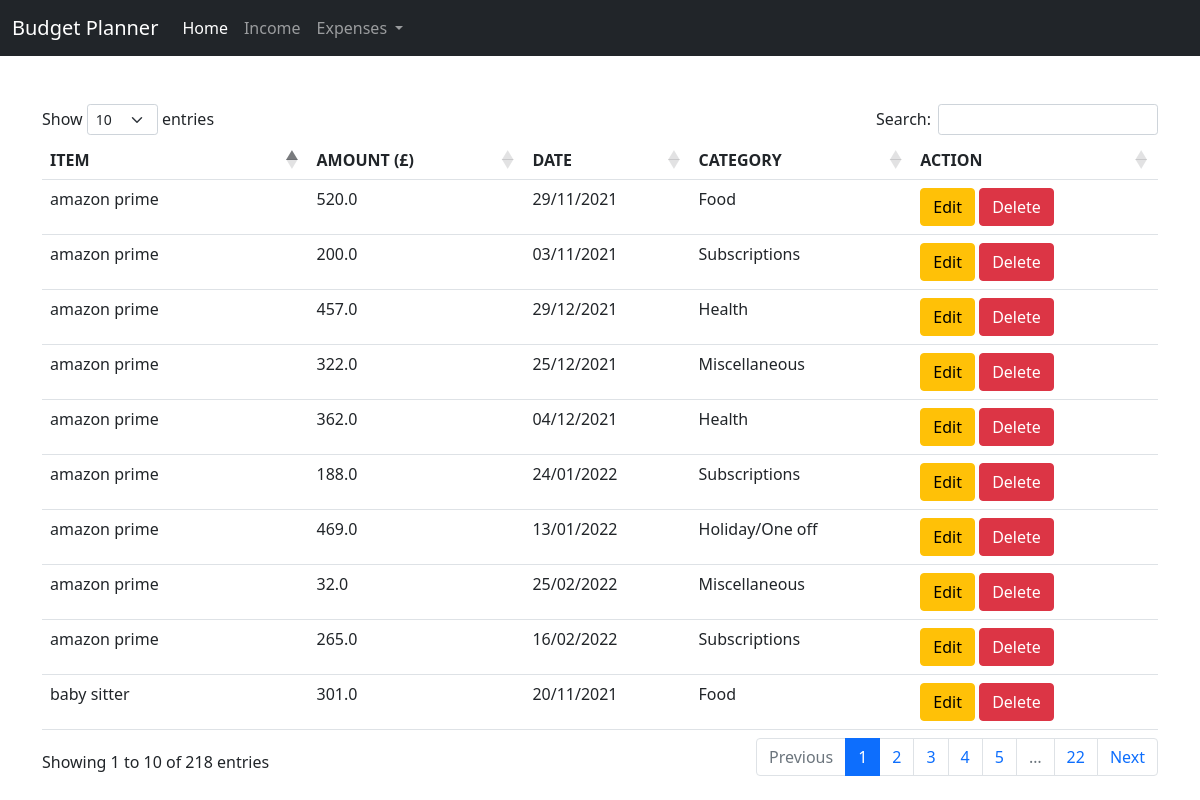
Screenshot of /view_expenses with the database file from the repository.
### application/models.py (models this page shows, shortened)
class Expenses(db.Model):
    id = db.Column(db.Integer, primary_key = True)
    name = db.Column(db.String(100), nullable = False)
    amount = db.Column(db.Float, nullable = False)
    date = db.Column(db.Date, nullable = False, default = date.today)
    categories_id = db.Column(db.Integer, db.ForeignKey('categories.id'), nullable = False)

class Categories(db.Model):
    id = db.Column(db.Integer, primary_key = True)
    name = db.Column(db.String(50), unique = True, nullable = False)
    date = db.Column(db.DateTime, nullable = False, default = date.today)
    items = db.relationship('Expenses', backref = 'category')

### application/routes.py (the view)
@app.route('/view_expenses', methods=['POST', 'GET'])
def view_expenses():
    all_expenses = Expenses.query.all()
    return render_template('view_expenses.html', title="Budget Planner", all_expenses=all_expenses)

### application/templates/view_expenses.html (shortened to what this page needs)
{% extends 'layout.html' %}
{% block body_content %}
<div class="container"><br>
  <div class="row align-items-center justify-content-center">
<table id="all_expenses_table" class="table">
    <thead>
      <tr>
          <th>ITEM</th>
          <th>AMOUNT (£)</th>
          <th>DATE</th>
          <th>CATEGORY</th>
          <th>ACTION</th>
      </tr>
    </thead>
    <tbody>
      {% for expense in all_expenses %}
        <tr>
            <td>{{ expense.name }}</td>
            <td>{{ expense.amount }}</td>
            <td>{{ expense.date.strftime("%d/%m/%Y") }}</td>
            <td>{{ expense.category.name }}</td>
            <td><div class="d-grid gap-2 d-md-block">
                <a type="button" class="btn btn-warning" href="{{ url_for("edit_expense", id=expense.id) }}">Edit</a>
                <a type="button" class="btn btn-danger" data-bs-toggle="modal" data-bs-target="#deleteModal">Delete</a>
                </div>
            </td>
        </tr>
      {% endfor %}
    </tbody>
  </table>
  </div>
</div>
{% endblock body_content %}

### rows the page displays
Expenses: name "amazon prime", amount "520.0", date "29/11/2021", category.name "Food"
Expenses: name "baby sitter", amount "301.0", date "20/11/2021", category.name "Food"
Expenses: name "amazon prime", amount "200.0", date "03/11/2021", category.name "Subscriptions"
Expenses: name "amazon prime", amount "457.0", date "29/12/2021", category.name "Health"
Expenses: name "amazon prime", amount "322.0", date "25/12/2021", category.name "Miscellaneous"
Expenses: name "amazon prime", amount "362.0", date "04/12/2021", category.name "Health"
Expenses: name "amazon prime", amount "188.0", date "24/01/2022", category.name "Subscriptions"
Expenses: name "amazon prime", amount "469.0", date "13/01/2022", category.name "Holiday/One off"
Expenses: name "amazon prime", amount "32.0", date "25/02/2022", category.name "Miscellaneous"
Expenses: name "amazon prime", amount "265.0", date "16/02/2022", category.name "Subscriptions"
